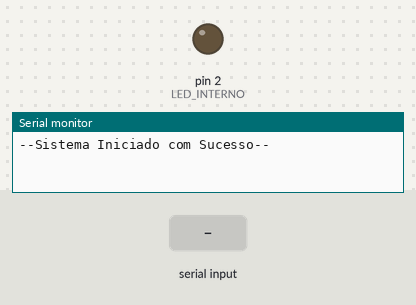
A sketch run on a simulated Arduino Uno, built with avr-gcc and run on an emulated ATmega328P. Parts: output pins drawn as LEDs (lit = HIGH), the last lines printed to the serial monitor. The test bench sets the inputs (shaded band).

Above: at 2.2 s.
2.3 s: "LIGADO" received over Serial
At 4.4 s:
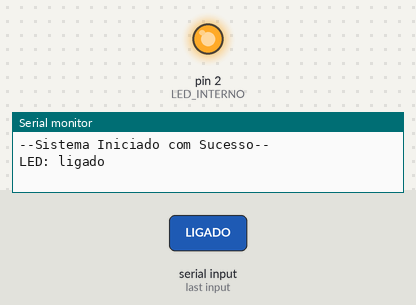
4.7 s: "DESLIGADO" received over Serial
At 6.2 s:
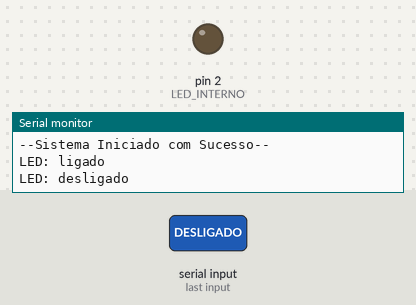
Timing chart, 0 to 7.7 s (numbered marks = the images above; inputs shaded):
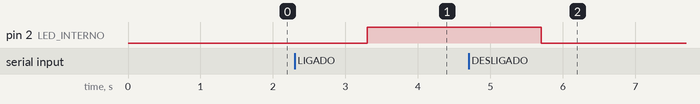

Measured:
- after the input at 2.3 s, pin 2 (LED_INTERNO): LOW → HIGH after 1.0 s
- after the input at 4.7 s, pin 2 (LED_INTERNO): HIGH → LOW after 1.0 s

The sketch:

luz.ino
```cpp
const int LED_INTERNO = 2;
bool Sistema_ligado = false;

//realizar config
void setup() {
  //configura o pino como saída
  pinMode(LED_INTERNO, OUTPUT);

  //Inicia a comunicação com o computador
  Serial.begin(115200);

  delay(1000);
  Serial.println("--Sistema Iniciado com Sucesso--");
}

//vai ficar rodando sempre
void loop() {
if(Serial.available() > 0){
  String comando = Serial.readString();
  comando.trim();

//liga o led
  if (comando == "LIGADO"){
  Sistema_ligado = true;
  digitalWrite(LED_INTERNO, HIGH);
  Serial.println("LED: ligado");
  delay(500); //espera meio segundo
  }

  //Desliga o led
  else if(comando == "DESLIGADO"){
  Sistema_ligado = false;
  digitalWrite(LED_INTERNO, LOW);
  Serial.println("LED: desligado");
  delay(500); //espera meio segundo
  }
  else{
    Serial.println("Comando inválido");
   }
  }
}
```
